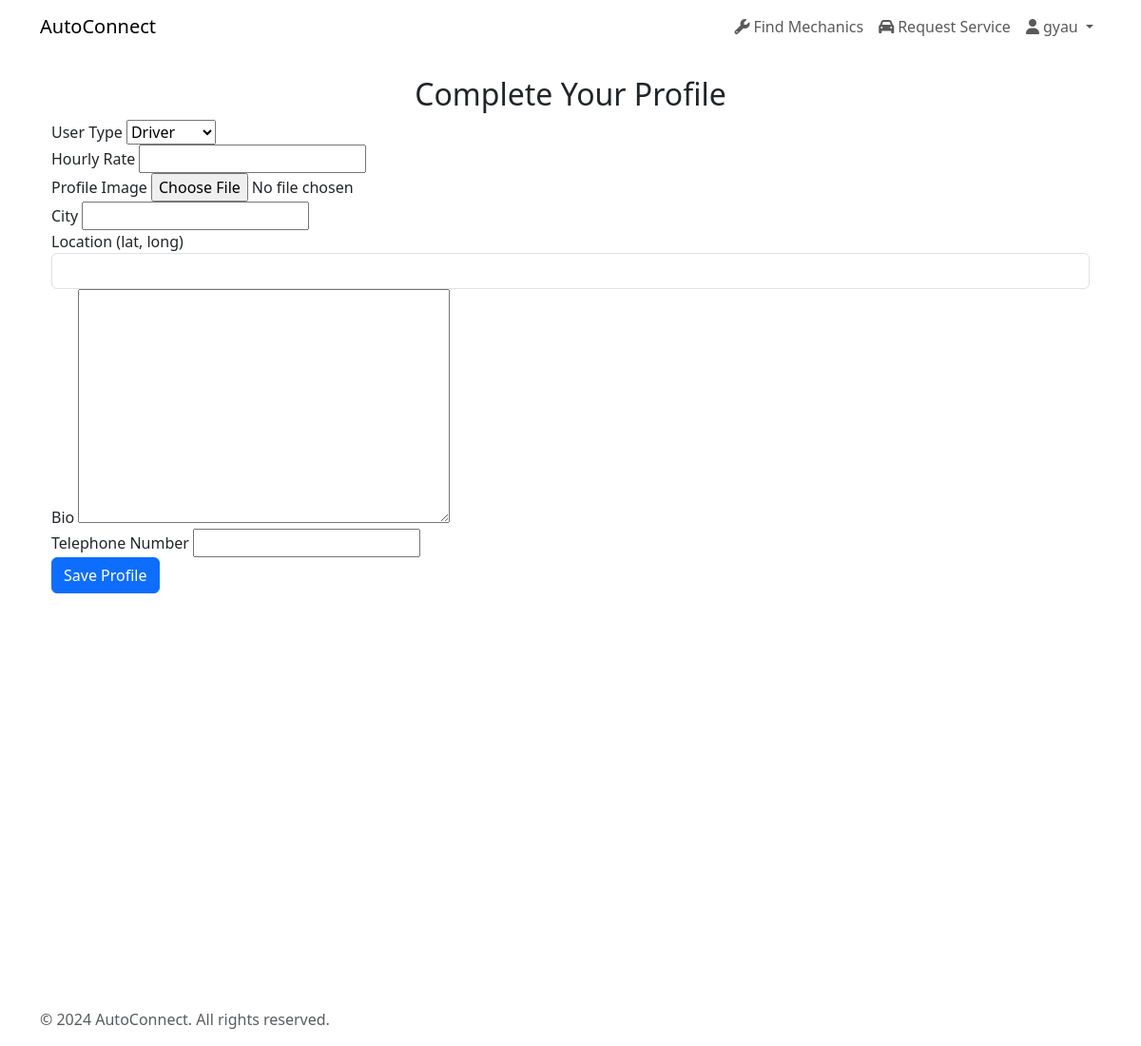
Before: /complete-profile/ (signed in) with the older database file.
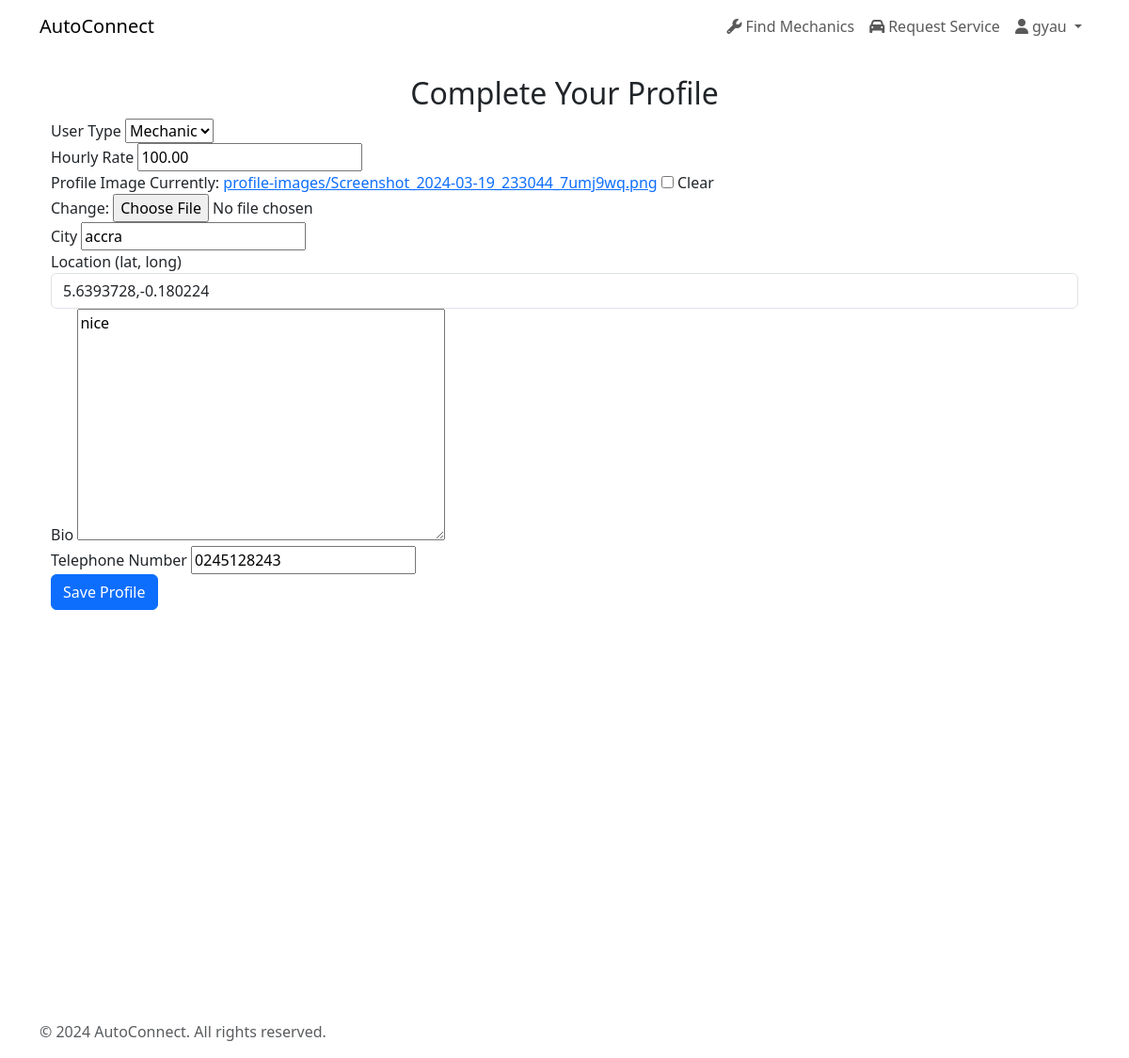
After: the same page with the newer database file.
### api/models.py (models this page shows, shortened)
class Profile(models.Model):
    user = models.OneToOneField(
        User, on_delete=models.CASCADE, related_name="profile")
    profile_image = models.ImageField(
        upload_to="profile-images", blank=True, null=True)
    city = models.CharField(max_length=100, blank=True, null=True)
    location = LocationField(map_attrs={"placeholder": "Pick your location"})
    bio = models.TextField(blank=True, null=True)
    USER_TYPES = (('dr', 'Driver'), ('me', 'Mechanic'))
    user_type = models.CharField(
        max_length=20, choices=USER_TYPES, default='driver')
    hourly_rate = models.DecimalField(
        max_digits=6, decimal_places=2, null=True, blank=True)
    telephone_number = models.CharField(max_length=15, blank=True, null=True)
    skills = models.ManyToManyField(Skill, blank=True)
    is_profile_complete = models.BooleanField(default=False)
    date_joined = models.DateTimeField(auto_now_add=True)

### api/views.py (the view)
# urls.py: path('complete-profile/', complete_profile_view, name='complete_profile'),
@login_required
def complete_profile_view(request):
    if request.method == "POST":
        form = ProfileForm(request.POST, request.FILES, instance=request.user.profile,
                           user_type=request.user.profile.user_type)
        if form.is_valid():
            profile = form.save(commit=False)
            profile.is_profile_complete = True
            profile.save()
            form.save_m2m()  # This saves the skills for mechanics
            return redirect('home')
    else:
        form = ProfileForm(instance=request.user.profile,
                           user_type=request.user.profile.user_type)
    return render(request, 'complete_profile.html', {'form': form, 'mapbox_token': settings.MAPBOX_KEY})

### api/forms.py
class ProfileForm(forms.ModelForm):
    skills = forms.ModelMultipleChoiceField(
        queryset=Skill.objects.all(),
        widget=forms.CheckboxSelectMultiple,
        required=False
    )
    location = LocationField(map_attrs={"center": [
                             30, 30], "marker_color": "red", "placeholder": "Select your location"})
    class Meta:
        model = Profile
        fields = ['profile_image', 'city', 'location', 'bio',
                  'user_type', 'hourly_rate', 'telephone_number', 'skills']
    def __init__(self, *args, **kwargs):
        user_type = kwargs.pop('user_type', None)
        super(ProfileForm, self).__init__(*args, **kwargs)
        if user_type == 'dr':
            self.fields.pop('hourly_rate')
            self.fields.pop('skills')
        self.fields['user_type'].widget.attrs.update(
            {'onchange': 'showHideHourlyRateAndSkills()'})

### api/templates/complete_profile.html (shortened to what this page needs)
{% extends "base.html" %}
{% block content %}
<div class="container">
    <h2 class="text-center">Complete Your Profile</h2>
    <form method="post" enctype="multipart/form-data" action="{% url 'complete_profile' %}">
        <div class="form-group">
            <label for="id_user_type">User Type</label>
            {{ form.user_type }}
        </div>
        <div class="form-group" id="hourly_rate_field" style="display: {% if form.instance.user_type == 'dr' %}none{% else %}block{% endif %};">
            <label for="id_hourly_rate">Hourly Rate</label>
            {{ form.hourly_rate }}
        </div>
        <div class="form-group">
            <label for="id_profile_image">Profile Image</label>
            {{ form.profile_image }}
        </div>
        <div class="form-group">
            <label for="id_city">City</label>
            {{ form.city }}
        </div>
        <div class="form-group">
            <label for="id_location">Location (lat, long)</label>
            <input type="text" name="location" id="id_location" class="form-control" value="{{ form.location.value|default_if_none:'' }}">
        </div>
        <div class="form-group">
            <label for="id_bio">Bio</label>
            {{ form.bio }}
        </div>
        <div class="form-group">
            <label for="id_telephone_number">Telephone Number</label>
            {{ form.telephone_number }}
        </div>
        <button type="submit" class="btn btn-primary">Save Profile</button>
    </form>
    <div id="map" style="width: 100%; height: 400px; margin-top: 20px;"></div>
</div>
<link href='https://api.mapbox.com/mapbox-gl-js/v2.9.1/mapbox-gl.css' rel='stylesheet' />
{% endblock %}

### api/templates/base.html (shortened to what this page needs)
<!DOCTYPE html>
<html lang="en">
<head>
    <link href='https://api.mapbox.com/mapbox-gl-js/v2.8.1/mapbox-gl.css' rel='stylesheet' />
    <link href="https://cdn.jsdelivr.net/npm/bootstrap@5.3.0-alpha1/dist/css/bootstrap.min.css" rel="stylesheet">
    <link rel="stylesheet" href="https://cdnjs.cloudflare.com/ajax/libs/font-awesome/6.1.1/css/all.min.css">
</head>
<body>
    <nav class="navbar navbar-expand-lg navbar-light sticky-top">
        <div class="container">
            <a class="navbar-brand" href="{% url 'home' %}">
                AutoConnect
            </a>
            <div class="collapse navbar-collapse" id="navbarNav">
                <ul class="navbar-nav ms-auto">
                    {% if user.is_authenticated %}
                        <li class="nav-item">
                            <a class="nav-link" href="{% url 'mechanics_list' %}">
                                <i class="fas fa-wrench me-1"></i>Find Mechanics
                            </a>
                        </li>
                        <li class="nav-item">
                            <a class="nav-link" href="{% url 'service_request' %}">
                                <i class="fas fa-car me-1"></i>Request Service
                            </a>
                        </li>
                        <li class="nav-item dropdown">
                            <a class="nav-link dropdown-toggle" href="#" id="navbarDropdown" role="button" data-bs-toggle="dropdown" aria-expanded="false">
                                <i class="fas fa-user me-1"></i>{{ user.username }}
                            </a>
                        </li>
                    {% endif %}
                </ul>
            </div>
        </div>
    </nav>
    <div class="content-wrapper">
        <div class="container mt-4">
            {% block content %}{% endblock %}
        </div>
    </div>
    <footer class="footer mt-auto py-3">
        <div class="container">
            <span class="text-muted">&copy; 2024 AutoConnect. All rights reserved.</span>
        </div>
    </footer>
</body>
</html>

Changed rows visible on the page:
changed Profile: user_type "Driver" → "Mechanic"; hourly_rate (not shown) → "100.00"; city (not shown) → "accra"; location (not shown) → "5.6393728,-0.180224"; bio (not shown) → "nice"; telephone_number (not shown) → "0245128243"
Other visible differences:
form field profile_image: (not shown) → "☐"
text now shown: "Currently: profile-images/Screenshot_2024-03-19_233044_7umj9wq.png Clear Change:"
